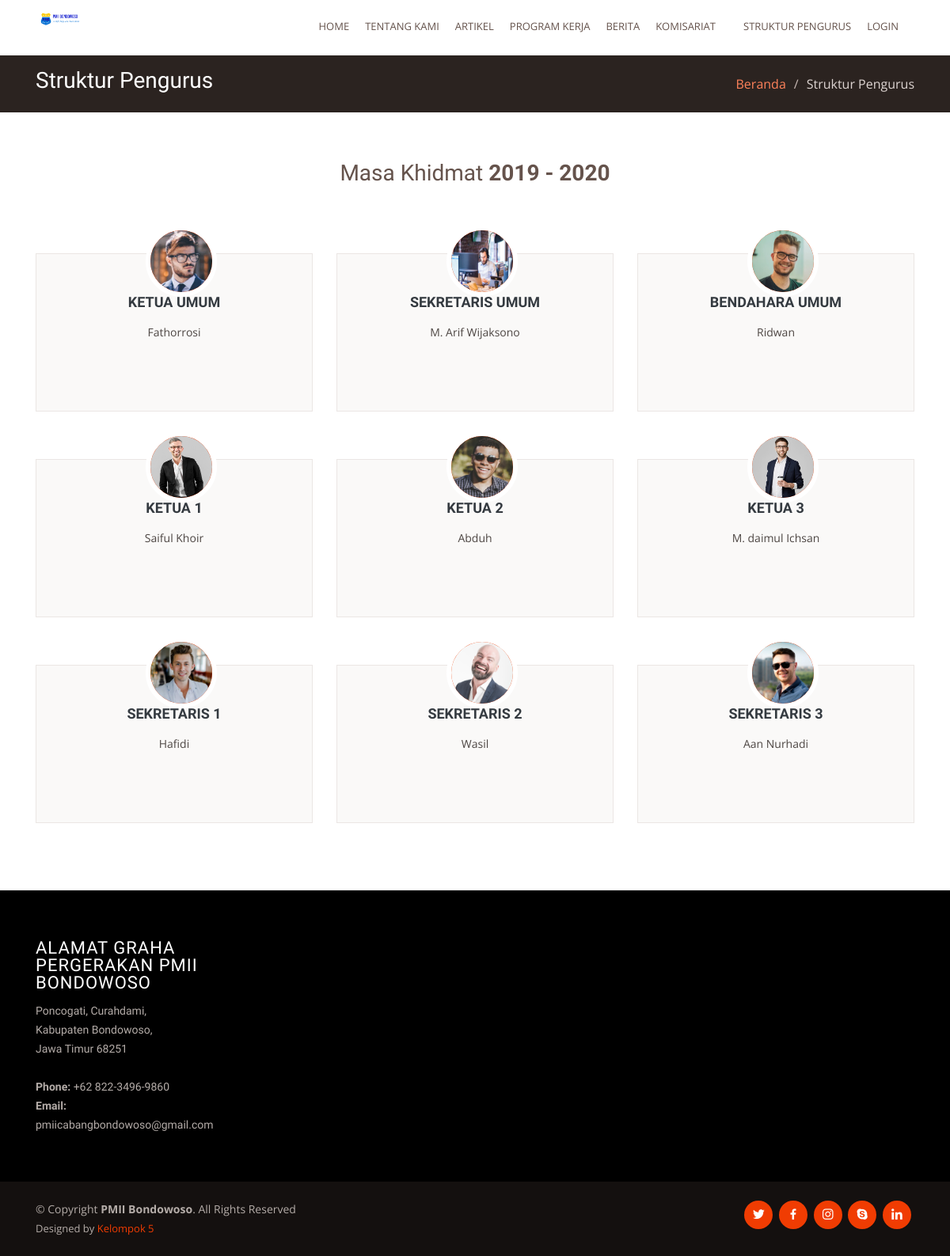
Page /index.php/beranda/struktur on the committed database.
### tables this page shows
CREATE TABLE `tb_strukturkom` (
  `id` int(4) NOT NULL,
  `parent_struktur_id` int(4) NOT NULL,
  `tipe` varchar(50) NOT NULL,
  `kader_id` int(11) NOT NULL,
  `komisariat_id` int(4) NOT NULL
);

CREATE TABLE `tb_kader` (
  `id` int(7) NOT NULL,
  `kode_kartu` varchar(25) NOT NULL,
  `nama_kader` varchar(50) NOT NULL,
  `alamat` varchar(100) NOT NULL,
  `no_hp` varchar(17) NOT NULL,
  `tmp_lahir` varchar(20) NOT NULL,
  `tgl_lahir` date NOT NULL,
  `tahun_mapaba` varchar(4) NOT NULL,
  `tahun_pkd` varchar(4) NOT NULL,
  `tahun_pkl` varchar(4) NOT NULL,
  `foto_kader` varchar(30) NOT NULL,
  `komisariat_id` int(4) NOT NULL
);

### application/controllers/Beranda.php (called while the page is built, shortened)
<?php
class Beranda extends CI_Controller
{
    function __construct()
    {
        $this->load->library('pagination');
        $this->load->model('m_artikel');
        $this->load->model('m_proker');
        $this->load->model('m_struktur');
    }
    public function struktur()
    {
        $data['struktur'] = $this->m_struktur->getStrukturCabang()->result();
        $data['title'] = 'Struktur Pengurus';
        $this->load->view('template/frontend/header', $data);
        $this->load->view('template/frontend/navbar', $data);
        $this->load->view('profile_pmii/struktur', $data);
        $this->load->view('template/frontend/footer', $data);
    }
}

### index.php (called while the page is built, shortened)
<?php
require_once BASEPATH.'core/CodeIgniter.php';

### application/models/M_struktur.php (called while the page is built)
<?php
class M_struktur extends CI_Model
{
    function getStrukturCabang()
    {
        return $this->db->query("SELECT * FROM `tb_strukturkom`
        JOIN `tb_kader` ON `tb_strukturkom`.`kader_id` = `tb_kader`.`id`
        JOIN `tb_komisariat` ON `tb_strukturkom`.`komisariat_id` = `tb_komisariat`.`id`
        WHERE `tb_strukturkom`.`komisariat_id` = 1 ");
    }
}

### application/views/profile_pmii/struktur.php (the view)
<section id="breadcrumbs" class="breadcrumbs">
  <div class="container">
    <div class="d-flex justify-content-between align-items-center">
      <h2>Struktur Pengurus</h2>
      <ol>
        <li><a href=<?= base_url('beranda') ?>>Beranda</a></li>
        <li>Struktur Pengurus</li>
      </ol>
    </div>
  </div>
</section>
<section id="services" class="services">
  <div class="container">
    <div class="section-title" data-aos="fade-up">
      <h2>Masa Khidmat <strong>2019 - 2020</strong></h2>
    </div>
    <div class="row">
      <?php foreach ($struktur as $struk) { ?>
        <div class="col-lg-4 col-md-6">
          <div class="icon-box" data-aos="fade-up">
            <div><i><img src="<?php echo base_url('assets/frontend/img/team/') . $struk->foto_kader; ?>" class="icon" alt=""></i></div>
            <h4 class="title"><a href=""><?php echo $struk->tipe; ?></a></h4>
            <p class="description"><?php echo $struk->nama_kader; ?></p>
          </div>
        </div>
      <?php } ?>
    </div>
  </div>
</section>

### assets/frontend/css/style.css (style rules this page uses)
body { font-family: "Open Sans", sans-serif; color: #4d4643; }
a { color: #f03c02; }
h1, h2, h3, h4, h5, h6 { font-family: "Muli", sans-serif; }
section { padding: 60px 0; overflow: hidden; }
.section-title { padding-bottom: 30px; text-align: center; }
.section-title h2 { font-size: 28px; font-weight: 300; margin-bottom: 20px; padding-bottom: 0; color: #65534c; }
.section-title h2 strong { font-weight: 700; }
.breadcrumbs { padding: 15px 0; background: #2b2320; min-height: 40px; }
.breadcrumbs h2 { font-size: 28px; font-weight: 300; color: #fff; }
.breadcrumbs ol { display: flex; flex-wrap: wrap; list-style: none; padding: 0; margin: 0; color: #ded5d2; }
.breadcrumbs ol a { color: #fe825a; }
.breadcrumbs ol li + li { padding-left: 10px; }
.breadcrumbs ol li + li::before { display: inline-block; padding-right: 10px; color: #c8bab5; content: "/"; }
.services .icon-box { padding: 50px 20px; margin-top: 35px; margin-bottom: 25px; text-align: center; border: 1px solid #ebe6e4; height: 200px; position: relative; background: #faf9f8; }
.services .icon { position: absolute; top: -36px; left: calc(50% - 36px); transition: 0.2s; border-radius: 50%; border: 6px solid #fff; display: flex; justify-content: center; align-items: center; flex-direction: column; text-align: center; width: 90px; height: 90px; background: #f03c02; }
.services .title { font-weight: 700; margin-bottom: 15px; font-size: 18px; text-transform: uppercase; }
.services .title a { color: #343a40; }
.services .description { line-height: 24px; font-size: 14px; }

### rows in the picture
tb_strukturkom: kader.foto_kader (picture), tipe "KETUA UMUM", kader.nama_kader "Fathorrosi"
tb_strukturkom: kader.foto_kader (picture), tipe "SEKRETARIS UMUM", kader.nama_kader "M. Arif Wijaksono"
tb_strukturkom: kader.foto_kader (picture), tipe "BENDAHARA UMUM", kader.nama_kader "Ridwan"
tb_strukturkom: kader.foto_kader (picture), tipe "KETUA 1", kader.nama_kader "Saiful Khoir"
tb_strukturkom: kader.foto_kader (picture), tipe "KETUA 2", kader.nama_kader "Abduh"
tb_strukturkom: kader.foto_kader (picture), tipe "KETUA 3", kader.nama_kader "M. daimul Ichsan"
tb_strukturkom: kader.foto_kader (picture), tipe "SEKRETARIS 1", kader.nama_kader "Hafidi"
tb_strukturkom: kader.foto_kader (picture), tipe "SEKRETARIS 2", kader.nama_kader "Wasil"
tb_strukturkom: kader.foto_kader (picture), tipe "SEKRETARIS 3", kader.nama_kader "Aan Nurhadi"
